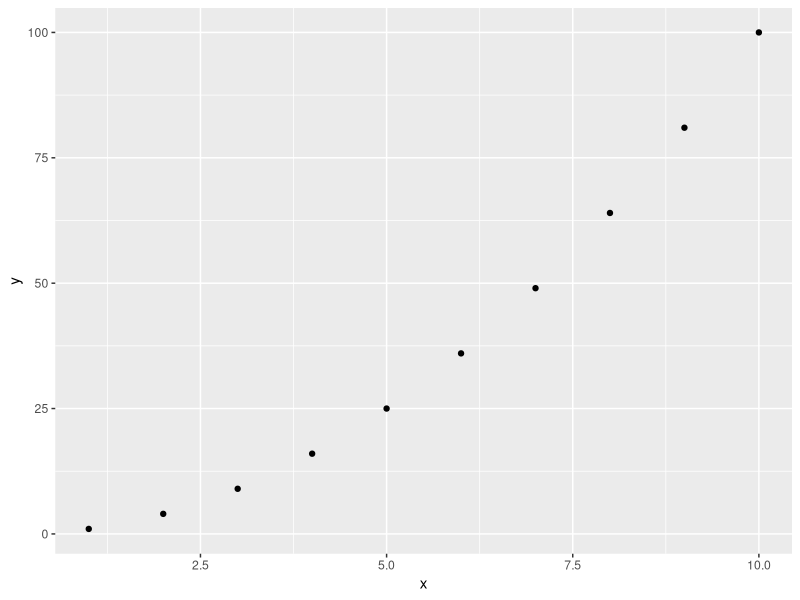
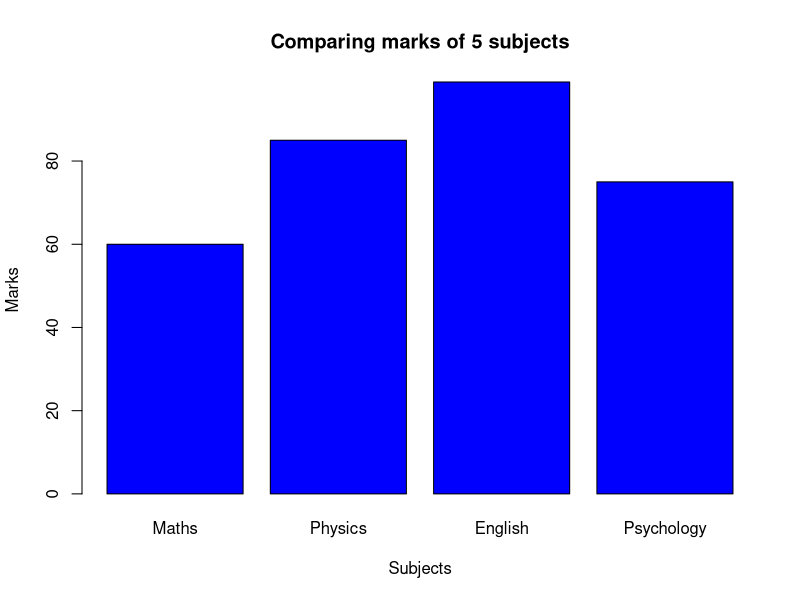

These figures' R source, in order:
## ---- chunk 1

# Task 1. Write an R program to create three vectors a, b, c with        integers. Combine the three vectors to become a 3×5 matrix where each column represents a vector. Print the content of the matrix. Plot a graph and label correctly.

a<-c(1,2,3)
b<-c(4,5,6)
c<-c(7,8,9)
matrix<-cbind(a,b,c)
print("Content of the matrix:")
print(matrix)

## ---- chunk 2
#Task 2. Write a R program to create a Data frames which contain      details of 5 employees and display the details. (Name, Age, Role and Length of service).

employees = data.frame(Name=c(" Bilal Zaheer"," David Thomas"," Queen                                   Elizebeth", "Dave Barnes","Cleopetra"), 
                       Age=c(35,40,100,55,25),
                  Role=c("Engineer","Manager","CEO","Accountant","Business Analyst"),
                  LengthOfService=c("1","10","50","15","3")
)
print("Details of the employees:")                      
print(employees)
## ---- chunk 3
#Task 3. Import the GGPLOT 2 library and plot a graph using the qplot function. X axis is the sequence of 1:20 and the y axis is the x ^ 2.
library(ggplot2)
x <- 1:10; y = x*x
# Basic plot
qplot(x,y)
## ---- chunk 4
#Task 4. Create a simple bar plot of five subjects

marks_subjects = c(60, 85, 99, 75)
barplot(marks_subjects,
        main = "Comparing marks of 5 subjects",
        xlab = "Subjects",
        ylab = "Marks",
        names.arg = c("Maths", "Physics", "English", "Psychology"),
        col = "Blue",
        horiz = FALSE)
## ---- chunk 5
#Task 5. Write a R program to take input from the user (name and        age) and display the values.

name = readline(prompt="Enter your name: ")
age =  readline(prompt="Enter your age: ")
print(paste("My name is",name, "and I am",age ,"years old."))
print(R.version.string)
## ---- chunk 6
# Task 6. Write a R program to create a sequence of numbers from 20 to 50 and find the mean of numbers from 20 to 50 and sum of numbers.

print("Sequence of numbers from 20 to 50:")
print(seq(20,50))
print("Mean of numbers from 20 to 50:")
print(mean(20:50))
print("Sum of numbers from 20 to 50:")
print(sum(20:50))
## ---- chunk 7
# Task 7. Write a R program to create a vector which contains 10
#         random integer values between -50 and +50
vector = sample(-50:50, 10, replace=TRUE)
print("Random values between -50 and +50:")
print(vector)
## ---- chunk 8
# Optional Task 1. Write a R program to get the first 10 Fibonacci      numbers.

Fibonacci <- numeric(10)
Fibonacci[1] <- Fibonacci[2] <- 1
for (i in 3:10) Fibonacci[i] <- Fibonacci[i - 2] + Fibonacci[i - 1]
print("First 10 Fibonacci numbers:")
print(Fibonacci)
## ---- chunk 9
# Optional Task 2. Write a R program to print the numbers from 1 to 100 and print "Fizz" for multiples of 3, print "Buzz" for multiples of 5, and print "FizzBuzz" for multiples of both.

for (i in 1:100) {
  if (i %% 3 == 0 & i %% 5 == 0) 
  {
    print("FizzBuzz")
    }
  else if (i %% 3 == 0) 
  {
    print("Fizz")
    }
  else if (i %% 5 == 0) 
  {
    print("Buzz")
    }
  else print(i)
}
